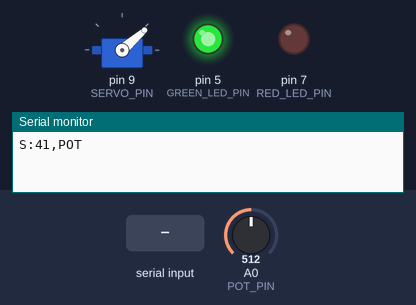
A sketch run on a simulated Arduino Uno, built with avr-gcc and run on an emulated ATmega328P. Parts: servo, output pins drawn as LEDs (lit = HIGH), the last lines printed to the serial monitor. Inputs (shaded band) come from the test bench; at power-on: A0 (POT_PIN) = 512.

Above: at 0.1 s.
1.3 s: "A:180\n" received over Serial
At 3.2 s:
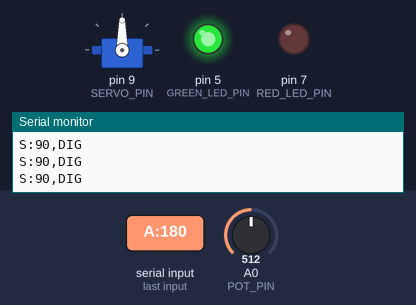
3.6 s: A0 (POT_PIN) set to 486
5.1 s: A0 (POT_PIN) set to 458
At 5.59 s:
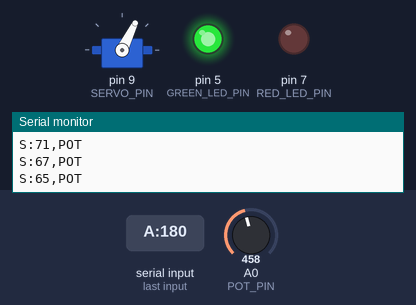
7.5 s: A0 (POT_PIN) set to 170
At 8.3 s:
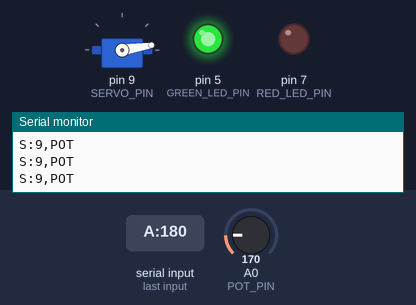
9.4 s: A0 (POT_PIN) set to 80
At 10.3 s:
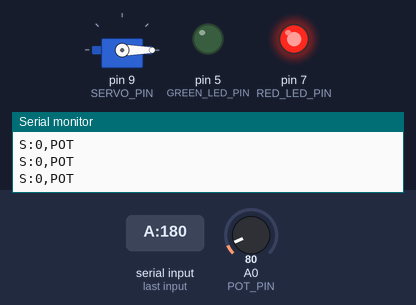
Timing chart, 0 to 12.0 s (numbered marks = the images above; inputs shaded):
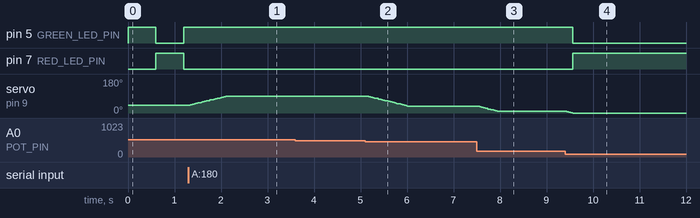

Measured:
- the behaviour switches between 471 and 470 on A0 (POT_PIN) (found by bisection; images 1 and 2)
- after the input at 1.3 s, servo on pin 9 (SERVO_PIN): moves from 41° to 90° over 0.80 s, starting at once
- after the input at 5.1 s, servo on pin 9 (SERVO_PIN): moves from 90° to 37° over 0.86 s, starting at once
- after the input at 7.5 s, servo on pin 9 (SERVO_PIN): moves from 37° to 9° over 0.44 s, starting at once
- after the input at 9.4 s, pin 5 (GREEN_LED_PIN): HIGH → LOW after 0.16 s; pin 7 (RED_LED_PIN): LOW → HIGH after 0.16 s; servo on pin 9 (SERVO_PIN): 9° → 0° at once

The sketch:

DamGateTwin.ino
```cpp
/*
 * ============================================================================
 *  Digital Twin - Dam Sluice Gate (Situation 4)
 *  Laboratorio: Gemelo Digital con Servomotor - Universidad San Buenaventura
 * ============================================================================
 *
 *  Hardware
 *    - Arduino UNO / Nano (ATmega328P)
 *    - Position servo (Futaba S3003) signal on D9
 *    - Potentiometer (10k) wiper on A0, ends on 5V / GND
 *    - Green LED on D5: ON while the gate has any opening
 *    - Red LED on D7: ON only when the gate is fully closed (0 deg)
 *      Each LED: pin -> 220 ohm resistor -> LED anode (long leg), cathode -> GND
 *      Power-on self-test: green blinks 0.6 s, then red 0.6 s.
 *    - If the servo resets the board, power it from an external 5V supply
 *      and join the grounds.
 *
 *  Note on Servo.h: on the ATmega328P the library uses Timer1, so
 *  analogWrite() (PWM) is no longer available on pins 9 and 10.
 *
 *  Serial protocol (9600 baud, text, '\n' terminated)
 *    Unity  -> Arduino : A:<angle>          angle is an integer 0..180
 *    Arduino -> Unity  : S:<angle>,<source> source = POT | DIG
 *
 *  Useful angular range (defined by the group)
 *    0 deg  = gate fully closed
 *    90 deg = gate fully open (100 % opening)
 *    The pot is mapped to this range. A: commands inside the protocol range
 *    (0..180) are accepted and clamped to the useful range; anything outside
 *    0..180 or malformed is discarded.
 *
 *  The main loop never calls delay(): every task is scheduled with millis().
 * ============================================================================
 */

#include <Servo.h>

// ----------------------------------------------------------------------------
// Hardware configuration
// ----------------------------------------------------------------------------
const uint8_t SERVO_PIN = 9;
const uint8_t POT_PIN = A0;
const uint8_t GREEN_LED_PIN = 5;  // ON while the gate has any opening
const uint8_t RED_LED_PIN = 7;    // ON only when the gate is fully closed
const unsigned long LED_TEST_STEP_MS = 600;  // power-on self-test, per LED

// ----------------------------------------------------------------------------
// Angular ranges
// ----------------------------------------------------------------------------
const int PROTOCOL_MIN_DEG = 0;     // valid range for A: commands
const int PROTOCOL_MAX_DEG = 180;
const int USEFUL_MIN_DEG = 0;       // gate closed
const int USEFUL_MAX_DEG = 90;      // gate fully open

// ----------------------------------------------------------------------------
// Timing (all non-blocking)
// ----------------------------------------------------------------------------
const unsigned long POT_PERIOD_MS = 10;     // pot sampling, 100 Hz
const unsigned long MOTION_PERIOD_MS = 20;  // servo update = one PWM frame (50 Hz)
const unsigned long REPORT_PERIOD_MS = 50;  // S: report, 20 Hz (see README)
const float MAX_SPEED_DEG_PER_S = 60.0f;    // configurable maximum slew rate

// ----------------------------------------------------------------------------
// Arbitration policy between the physical (pot) and digital (Unity) controls
// ----------------------------------------------------------------------------
#define POLICY_POT_ALWAYS 0  // baseline: pot applied every cycle (digital is lost)
#define POLICY_LAST_MOVER 1  // last control that moves wins, deadband on the pot
#define POLICY_PICKUP 2      // pot regains control only when it "catches" the target

#define ARBITRATION_POLICY POLICY_LAST_MOVER

const float POT_FILTER_ALPHA = 0.20f;  // EMA filter for the analog reading
const float POT_JITTER_DEG = 1.0f;     // hysteresis while the pot is in control
const float POT_TAKEOVER_DEG = 4.0f;   // LAST_MOVER: pot movement needed to take control back
const float POT_NOISE_DEG = 1.5f;      // PICKUP: minimum movement to be considered intentional
const float PICKUP_WINDOW_DEG = 2.0f;  // PICKUP: |pot - target| needed to pick up
// Pot calibration. With the knob at its closed end stop this setup reads about
// 6 deg (raw ~68 of 1023) instead of 0, because of contact resistance in the
// breadboard. Raw values at or below POT_RAW_CLOSED count as 0 deg and the rest
// of the travel is rescaled, so the full 0..90 range is still available.
const int POT_RAW_CLOSED = 80;   // measured ~68 at the end stop, plus margin
const int POT_RAW_OPEN = 1023;   // raw value at the open end stop
// Readings this close to an end stop are snapped to it (noise margin).
const float POT_END_SNAP_DEG = 3.0f;

// ----------------------------------------------------------------------------
// Serial reception
// ----------------------------------------------------------------------------
const uint8_t RX_BUFFER_SIZE = 16;  // "A:180" needs 6 bytes; longer lines are discarded

enum ControlSource : uint8_t { SOURCE_POT, SOURCE_DIG };

// ----------------------------------------------------------------------------
// State
// ----------------------------------------------------------------------------
Servo gateServo;

float potAngle = 0.0f;         // filtered pot position mapped to degrees
float potLatchedAngle = 0.0f;  // pot position when the digital control took over
float targetAngle = 0.0f;      // target set by the control that currently rules
float currentAngle = 0.0f;     // commanded intermediate angle (ramp)
ControlSource source = SOURCE_POT;

unsigned long lastPotMs = 0;
unsigned long lastMotionMs = 0;
unsigned long lastReportMs = 0;
unsigned long bootMs = 0;

char rxBuffer[RX_BUFFER_SIZE];
uint8_t rxLength = 0;
bool rxOverflow = false;

// ----------------------------------------------------------------------------
// Helpers
// ----------------------------------------------------------------------------
float clampFloat(float value, float low, float high) {
  if (value < low) return low;
  if (value > high) return high;
  return value;
}

float readPotDegrees() {
  int raw = analogRead(POT_PIN);  // 0..1023
  float fraction = (float)(raw - POT_RAW_CLOSED) / (float)(POT_RAW_OPEN - POT_RAW_CLOSED);
  fraction = clampFloat(fraction, 0.0f, 1.0f);
  return USEFUL_MIN_DEG + (USEFUL_MAX_DEG - USEFUL_MIN_DEG) * fraction;
}

int roundToInt(float value) {
  return (int)(value + 0.5f);  // values are always >= 0 here
}

// ----------------------------------------------------------------------------
// Digital command parsing: "A:<0..180>"
// ----------------------------------------------------------------------------
bool parseAngleCommand(const char* message, int* outAngle) {
  if (message[0] != 'A' || message[1] != ':') return false;

  const char* cursor = message + 2;
  if (*cursor == '\0') return false;  // "A:" without digits

  long value = 0;
  uint8_t digits = 0;
  while (*cursor != '\0') {
    if (*cursor < '0' || *cursor > '9') return false;  // signs, spaces, letters...
    value = value * 10 + (*cursor - '0');
    if (++digits > 3) return false;  // more than 3 digits is always out of range
    cursor++;
  }

  if (value < PROTOCOL_MIN_DEG || value > PROTOCOL_MAX_DEG) return false;
  *outAngle = (int)value;
  return true;
}

void applyDigitalCommand(int angle) {
  targetAngle = clampFloat((float)angle, USEFUL_MIN_DEG, USEFUL_MAX_DEG);
  source = SOURCE_DIG;
  potLatchedAngle = potAngle;  // remember where the knob was left
}

void handleMessage(const char* message) {
  int angle;
  if (parseAngleCommand(message, &angle)) {
    applyDigitalCommand(angle);
  }
  // Any other message is silently ignored.
}

void readSerialNonBlocking() {
  while (Serial.available() > 0) {
    char c = (char)Serial.read();
    if (c == '\r') continue;

    if (c == '\n') {
      if (!rxOverflow && rxLength > 0) {
        rxBuffer[rxLength] = '\0';
        handleMessage(rxBuffer);
      }
      rxLength = 0;
      rxOverflow = false;
    } else if (rxLength < RX_BUFFER_SIZE - 1) {
      rxBuffer[rxLength++] = c;
    } else {
      rxOverflow = true;  // discard the whole line
    }
  }
}

// ----------------------------------------------------------------------------
// Physical control and arbitration
// ----------------------------------------------------------------------------
float snapPotToEnds(float angle) {
  if (angle <= USEFUL_MIN_DEG + POT_END_SNAP_DEG) return USEFUL_MIN_DEG;
  if (angle >= USEFUL_MAX_DEG - POT_END_SNAP_DEG) return USEFUL_MAX_DEG;
  return angle;
}

void followPot(bool force) {
  float desired = snapPotToEnds(potAngle);
  // Hysteresis: small analog fluctuations do not move the target.
  if (force || fabs(desired - targetAngle) >= POT_JITTER_DEG) {
    targetAngle = (float)roundToInt(desired);
  }
}

void arbitrate() {
#if ARBITRATION_POLICY == POLICY_POT_ALWAYS
  // Naive approach: the pot overrides any digital command in the next cycle.
  bool wasDigital = (source == SOURCE_DIG);
  source = SOURCE_POT;
  followPot(wasDigital);

#elif ARBITRATION_POLICY == POLICY_LAST_MOVER
  // The digital command rules until the knob is intentionally moved
  // POT_TAKEOVER_DEG away from where it was when the command arrived.
  if (source == SOURCE_DIG) {
    if (fabs(potAngle - potLatchedAngle) < POT_TAKEOVER_DEG) return;
    source = SOURCE_POT;
    followPot(true);
  } else {
    followPot(false);
  }

#elif ARBITRATION_POLICY == POLICY_PICKUP
  // Soft takeover: the knob must reach (or cross) the current target before
  // it controls the servo again, so the gate never jumps.
  if (source == SOURCE_DIG) {
    bool moved = fabs(potAngle - potLatchedAngle) >= POT_NOISE_DEG;
    bool near = fabs(potAngle - targetAngle) <= PICKUP_WINDOW_DEG;
    bool crossed = ((potLatchedAngle - targetAngle) * (potAngle - targetAngle)) < 0.0f;
    if (!(moved && (near || crossed))) return;
    source = SOURCE_POT;
    followPot(true);
  } else {
    followPot(false);
  }
#else
#error "Unknown ARBITRATION_POLICY"
#endif
}

void samplePot() {
  potAngle += POT_FILTER_ALPHA * (readPotDegrees() - potAngle);
}

// ----------------------------------------------------------------------------
// Status LEDs: driven by the commanded servo angle (same value reported in S:)
// ----------------------------------------------------------------------------
void updateStatusLeds() {
  // Power-on self-test (non-blocking): green first, then red. If a LED does
  // not blink here, the problem is its wiring, not the angle logic.
  unsigned long sinceBoot = millis() - bootMs;
  if (sinceBoot < 2 * LED_TEST_STEP_MS) {
    bool greenPhase = sinceBoot < LED_TEST_STEP_MS;
    digitalWrite(GREEN_LED_PIN, greenPhase ? HIGH : LOW);
    digitalWrite(RED_LED_PIN, greenPhase ? LOW : HIGH);
    return;
  }

  bool fullyClosed = roundToInt(currentAngle) <= USEFUL_MIN_DEG;  // value sent in S:
  digitalWrite(RED_LED_PIN, fullyClosed ? HIGH : LOW);
  digitalWrite(GREEN_LED_PIN, fullyClosed ? LOW : HIGH);
}

// ----------------------------------------------------------------------------
// Progressive motion (slew-rate limited)
// ----------------------------------------------------------------------------
void updateMotion(float deltaSeconds) {
  float maxStep = MAX_SPEED_DEG_PER_S * deltaSeconds;
  float error = targetAngle - currentAngle;

  if (fabs(error) <= maxStep) {
    currentAngle = targetAngle;
  } else {
    currentAngle += (error > 0.0f) ? maxStep : -maxStep;
  }
  gateServo.write(roundToInt(currentAngle));
  updateStatusLeds();
}

// ----------------------------------------------------------------------------
// State report: "S:<angle>,<POT|DIG>\n"
// ----------------------------------------------------------------------------
void sendReport() {
  Serial.print(F("S:"));
  Serial.print(roundToInt(currentAngle));
  Serial.print(',');
  Serial.print(source == SOURCE_POT ? F("POT") : F("DIG"));
  Serial.print('\n');
}

// ----------------------------------------------------------------------------
// Arduino entry points
// ----------------------------------------------------------------------------
void setup() {
  Serial.begin(9600);

  potAngle = readPotDegrees();
  targetAngle = (float)roundToInt(snapPotToEnds(potAngle));
  currentAngle = targetAngle;
  source = SOURCE_POT;

  pinMode(GREEN_LED_PIN, OUTPUT);
  pinMode(RED_LED_PIN, OUTPUT);

  gateServo.attach(SERVO_PIN);
  gateServo.write(roundToInt(currentAngle));

  unsigned long now = millis();
  bootMs = now;
  updateStatusLeds();
  lastPotMs = now;
  lastMotionMs = now;
  lastReportMs = now;
}

void loop() {
  unsigned long now = millis();

  readSerialNonBlocking();

  if (now - lastPotMs >= POT_PERIOD_MS) {
    lastPotMs = now;
    samplePot();
    arbitrate();
  }

  if (now - lastMotionMs >= MOTION_PERIOD_MS) {
    float deltaSeconds = (now - lastMotionMs) / 1000.0f;
    lastMotionMs = now;
    updateMotion(deltaSeconds);
  }

  if (now - lastReportMs >= REPORT_PERIOD_MS) {
    lastReportMs = now;
    sendReport();
  }
}
```
